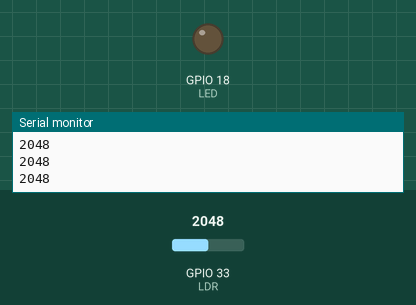
Bench run of a sketch on a simulated ESP32. Parts: output pins drawn as LEDs (lit = HIGH), the last lines printed to the serial monitor. Inputs (shaded band) come from the test bench; at power-on: GPIO 33 (LDR) = 2048.

Above: at 1.3 s.
1.4 s: GPIO 33 (LDR) set to 1042
2.9 s: GPIO 33 (LDR) set to 953
At 4.0 s:
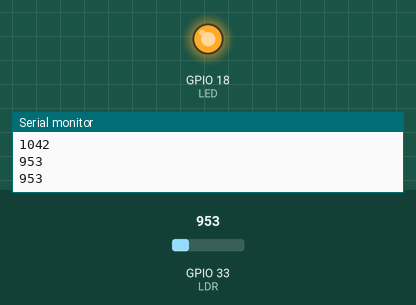
4.5 s: GPIO 33 (LDR) set to 1040
At 5.1 s:
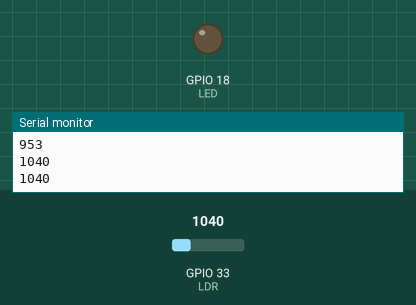
6.0 s: GPIO 33 (LDR) set to 960
At 6.3 s:
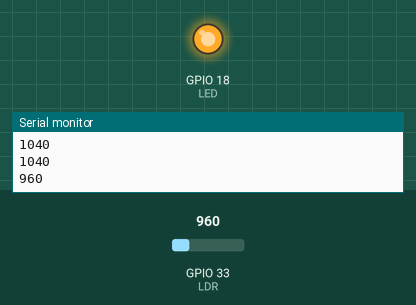
Timing chart, 0 to 8.5 s (numbered marks = the images above; inputs shaded):
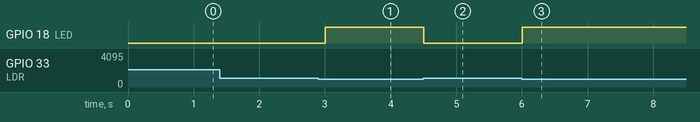

The sketch:

Exp.3-2_LDRLED.ino
```cpp
#define LED 18
#define LDR 33

void setup() {
  pinMode(LED, OUTPUT);
  Serial.begin(115200);
}

void loop() {
  int value = analogRead(LDR);
  Serial.println(value);

  if (value < 1000) {
    digitalWrite(LED, HIGH);
  }
  else {
    digitalWrite(LED, LOW);
  }
  delay(500);
}
```

Measured:
- the behaviour switches between 1000 and 999 on GPIO 33 (LDR) (found by bisection; images 0 and 1)
- after the input at 2.9 s, GPIO 18 (LED): LOW → HIGH after 0.10 s
- after the input at 4.5 s, GPIO 18 (LED): HIGH → LOW at once
- after the input at 6.0 s, GPIO 18 (LED): LOW → HIGH at once
